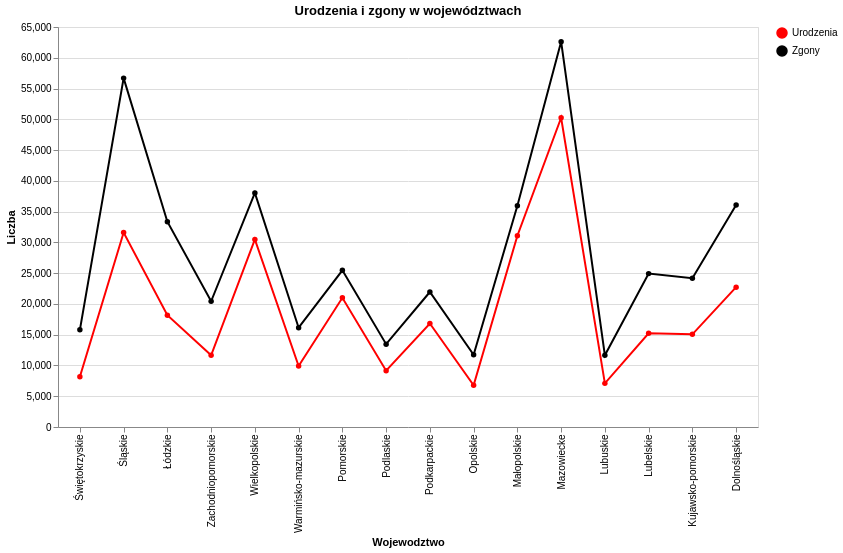

Notebook code cell kept with this figure:
### Code cell
longWoj = wojurzg.melt(id_vars="Wojewodztwo",value_vars=["Urodzenia", "Zgony"],var_name="Typ",value_name="Liczba")

UrodzeniaZgony = (
    alt.Chart(longWoj)
    .mark_line(point=True)
    .encode(x=alt.X("Wojewodztwo:N", sort=None),y=alt.Y("Liczba:Q"),
        color=alt.Color("Typ:N",title="",scale=alt.Scale(domain=["Urodzenia", "Zgony"],range=["red", "black"])),
        tooltip=["Wojewodztwo", "Typ", "Liczba"])
    .properties(width=700,height=400,title="Urodzenia i zgony w województwach"))

UrodzeniaZgony

### Figure 1 — Vega-Lite specification as saved in the notebook (floating-point values rounded to 4 significant figures)
{"config": {"view": {"continuousWidth": 300, "continuousHeight": 300}}, "data": {"name": "data-e02a44af7ce7ee22fd47c3ab7e431fed"}, "mark": {"type": "line", "point": true}, "encoding": {"color": {"field": "Typ", "scale": {"domain": ["Urodzenia", "Zgony"], "range": ["red", "black"]}, "title": "", "type": "nominal"}, "tooltip": [{"field": "Wojewodztwo", "type": "nominal"}, {"field": "Typ", "type": "nominal"}, {"field": "Liczba", "type": "quantitative"}], "x": {"field": "Wojewodztwo", "sort": null, "type": "nominal"}, "y": {"field": "Liczba", "type": "quantitative"}}, "height": 400, "title": "Urodzenia i zgony w województwach", "width": 700, "$schema": "https://vega.github.io/schema/vega-lite/v5.20.1.json", "datasets": {"data-e02a44af7ce7ee22fd47c3ab7e431fed": [{"Wojewodztwo": "Świętokrzyskie", "Typ": "Urodzenia", "Liczba": 8157}, {"Wojewodztwo": "Śląskie", "Typ": "Urodzenia", "Liczba": 31597}, {"Wojewodztwo": "Łódzkie", "Typ": "Urodzenia", "Liczba": 18163}, {"Wojewodztwo": "Zachodniopomorskie", "Typ": "Urodzenia", "Liczba": 11654}, {"Wojewodztwo": "Wielkopolskie", "Typ": "Urodzenia", "Liczba": 30478}, {"Wojewodztwo": "Warmińsko-mazurskie", "Typ": "Urodzenia", "Liczba": 9913}, {"Wojewodztwo": "Pomorskie", "Typ": "Urodzenia", "Liczba": 20993}, {"Wojewodztwo": "Podlaskie", "Typ": "Urodzenia", "Liczba": 9150}, {"Wojewodztwo": "Podkarpackie", "Typ": "Urodzenia", "Liczba": 16812}, {"Wojewodztwo": "Opolskie", "Typ": "Urodzenia", "Liczba": 6788}, {"Wojewodztwo": "Małopolskie", "Typ": "Urodzenia", "Liczba": 31082}, {"Wojewodztwo": "Mazowiecke", "Typ": "Urodzenia", "Liczba": 50249}, {"Wojewodztwo": "Lubuskie", "Typ": "Urodzenia", "Liczba": 7090}, {"Wojewodztwo": "Lubelskie", "Typ": "Urodzenia", "Liczba": 15218}, {"Wojewodztwo": "Kujawsko-pomorskie", "Typ": "Urodzenia", "Liczba": 15061}, {"Wojewodztwo": "Dolnośląskie", "Typ": "Urodzenia", "Liczba": 22727}, {"Wojewodztwo": "Świętokrzyskie", "Typ": "Zgony", "Liczba": 15787}, {"Wojewodztwo": "Śląskie", "Typ": "Zgony", "Liczba": 56694}, {"Wojewodztwo": "Łódzkie", "Typ": "Zgony", "Liczba": 33357}, {"Wojewodztwo": "Zachodniopomorskie", "Typ": "Zgony", "Liczba": 20427}, {"Wojewodztwo": "Wielkopolskie", "Typ": "Zgony", "Liczba": 38025}, {"Wojewodztwo": "Warmińsko-mazurskie", "Typ": "Zgony", "Liczba": 16134}, {"Wojewodztwo": "Pomorskie", "Typ": "Zgony", "Liczba": 25456}, {"Wojewodztwo": "Podlaskie", "Typ": "Zgony", "Liczba": 13464}, {"Wojewodztwo": "Podkarpackie", "Typ": "Zgony", "Liczba": 21935}, {"Wojewodztwo": "Opolskie", "Typ": "Zgony", "Liczba": 11744}, {"Wojewodztwo": "Małopolskie", "Typ": "Zgony", "Liczba": 35956}, {"Wojewodztwo": "Mazowiecke", "Typ": "Zgony", "Liczba": 62621}, {"Wojewodztwo": "Lubuskie", "Typ": "Zgony", "Liczba": 11655}, {"Wojewodztwo": "Lubelskie", "Typ": "Zgony", "Liczba": 24924}, {"Wojewodztwo": "Kujawsko-pomorskie", "Typ": "Zgony", "Liczba": 24184}, {"Wojewodztwo": "Dolnośląskie", "Typ": "Zgony", "Liczba": 36085}]}}
